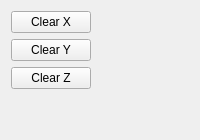
      <widget class="QWidget" name="tab_18">
       <attribute name="title">
        <string>Clear</string>
       </attribute>
       <layout class="QGridLayout" name="gridLayout_32">
        <item row="1" column="1">
         <spacer name="horizontalSpacer_2">
          <property name="orientation">
           <enum>Qt::Horizontal</enum>
          </property>
          <property name="sizeHint" stdset="0">
           <size>
            <width>40</width>
            <height>20</height>
           </size>
          </property>
         </spacer>
        </item>
        <item row="0" column="0">
         <widget class="QPushButton" name="clear_x_pb">
          <property name="text">
           <string>Clear X</string>
          </property>
         </widget>
        </item>
        <item row="1" column="0">
         <widget class="QPushButton" name="clear_y_pb">
          <property name="text">
           <string>Clear Y</string>
          </property>
         </widget>
        </item>
        <item row="2" column="0">
         <widget class="QPushButton" name="clear_z_pb">
          <property name="text">
           <string>Clear Z</string>
          </property>
         </widget>
        </item>
        <item row="3" column="0">
         <spacer name="verticalSpacer_5">
          <property name="orientation">
           <enum>Qt::Vertical</enum>
          </property>
          <property name="sizeHint" stdset="0">
           <size>
            <width>20</width>
            <height>40</height>
           </size>
          </property>
         </spacer>
        </item>
       </layout>
      </widget>
